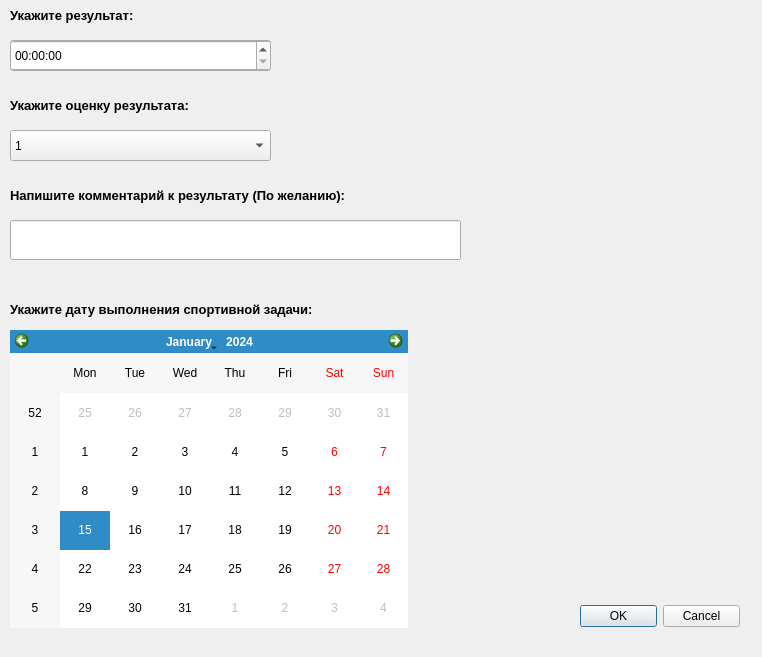
<?xml version="1.0" encoding="UTF-8"?>
<ui version="4.0">
 <class>adding_entry</class>
 <widget class="QDialog" name="adding_entry">
  <property name="geometry">
   <rect>
    <x>0</x>
    <y>0</y>
    <width>762</width>
    <height>657</height>
   </rect>
  </property>
  <property name="windowTitle">
   <string>Добавление записи</string>
  </property>
  <widget class="QLabel" name="lbl_indicate_result">
   <property name="geometry">
    <rect>
     <x>10</x>
     <y>0</y>
     <width>181</width>
     <height>31</height>
    </rect>
   </property>
   <property name="text">
    <string>&lt;html&gt;&lt;head/&gt;&lt;body&gt;&lt;p&gt;&lt;span style=&quot; font-size:10pt; font-weight:600;&quot;&gt;Укажите результат:&lt;/span&gt;&lt;/p&gt;&lt;/body&gt;&lt;/html&gt;</string>
   </property>
  </widget>
  <widget class="QLineEdit" name="LE_result_in_form_int">
   <property name="geometry">
    <rect>
     <x>10</x>
     <y>40</y>
     <width>261</width>
     <height>31</height>
    </rect>
   </property>
  </widget>
  <widget class="QTimeEdit" name="TE_result_in_form_time">
   <property name="geometry">
    <rect>
     <x>10</x>
     <y>40</y>
     <width>261</width>
     <height>31</height>
    </rect>
   </property>
   <property name="displayFormat">
    <string>hh:mm:ss</string>
   </property>
  </widget>
  <widget class="QLabel" name="lbl_indicate_mark">
   <property name="geometry">
    <rect>
     <x>10</x>
     <y>90</y>
     <width>271</width>
     <height>31</height>
    </rect>
   </property>
   <property name="text">
    <string>&lt;html&gt;&lt;head/&gt;&lt;body&gt;&lt;p&gt;&lt;span style=&quot; font-size:10pt; font-weight:600;&quot;&gt;Укажите оценку результата:&lt;/span&gt;&lt;/p&gt;&lt;/body&gt;&lt;/html&gt;</string>
   </property>
  </widget>
  <widget class="QComboBox" name="CB_marks">
   <property name="geometry">
    <rect>
     <x>10</x>
     <y>130</y>
     <width>261</width>
     <height>31</height>
    </rect>
   </property>
   <item>
    <property name="text">
     <string>1</string>
    </property>
   </item>
   <item>
    <property name="text">
     <string>2</string>
    </property>
   </item>
   <item>
    <property name="text">
     <string>3</string>
    </property>
   </item>
   <item>
    <property name="text">
     <string>4</string>
    </property>
   </item>
   <item>
    <property name="text">
     <string>5</string>
    </property>
   </item>
  </widget>
  <widget class="QLabel" name="lbl_indicate_comment">
   <property name="geometry">
    <rect>
     <x>10</x>
     <y>180</y>
     <width>481</width>
     <height>31</height>
    </rect>
   </property>
   <property name="text">
    <string>&lt;html&gt;&lt;head/&gt;&lt;body&gt;&lt;p&gt;&lt;span style=&quot; font-size:10pt; font-weight:600;&quot;&gt;Напишите комментарий к результату (По желанию):&lt;/span&gt;&lt;/p&gt;&lt;/body&gt;&lt;/html&gt;</string>
   </property>
  </widget>
  <widget class="QLineEdit" name="LE_comment">
   <property name="geometry">
    <rect>
     <x>10</x>
     <y>220</y>
     <width>451</width>
     <height>40</height>
    </rect>
   </property>
  </widget>
  <widget class="QLabel" name="lbl_indicate_date">
   <property name="geometry">
    <rect>
     <x>10</x>
     <y>295</y>
     <width>431</width>
     <height>30</height>
    </rect>
   </property>
   <property name="text">
    <string>&lt;html&gt;&lt;head/&gt;&lt;body&gt;&lt;p&gt;&lt;span style=&quot; font-size:10pt; font-weight:600;&quot;&gt;Укажите дату выполнения спортивной задачи:&lt;/span&gt;&lt;/p&gt;&lt;/body&gt;&lt;/html&gt;</string>
   </property>
  </widget>
  <widget class="QDialogButtonBox" name="adding_achievement_dialog_btns">
   <property name="geometry">
    <rect>
     <x>580</x>
     <y>600</y>
     <width>160</width>
     <height>32</height>
    </rect>
   </property>
   <property name="orientation">
    <enum>Qt::Horizontal</enum>
   </property>
   <property name="standardButtons">
    <set>QDialogButtonBox::Cancel|QDialogButtonBox::Ok</set>
   </property>
  </widget>
  <widget class="QCalendarWidget" name="calendarWidget">
   <property name="geometry">
    <rect>
     <x>10</x>
     <y>330</y>
     <width>398</width>
     <height>298</height>
    </rect>
   </property>
  </widget>
 </widget>
 <resources/>
 <connections/>
</ui>
